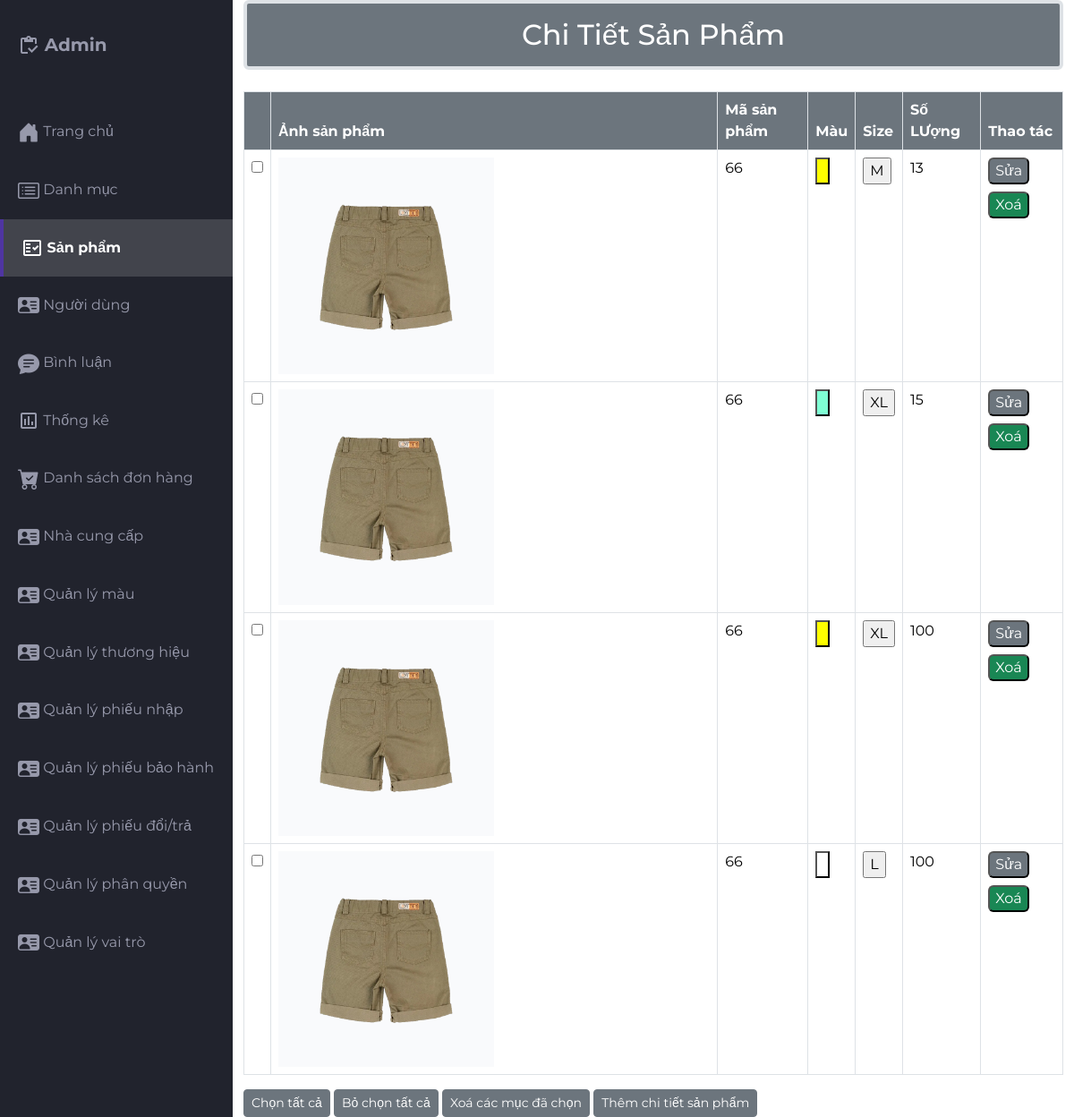
Page /src/Admin/indexadmin.php?act=chitietadmin&pro_id=66 (signed in) on the committed database.
### tables this page shows
CREATE TABLE `pro_chitiet` (
  `ctiet_pro_id` int(10) NOT NULL COMMENT 'Id chi tiết sản phẩm',
  `pro_id` int(10) NOT NULL COMMENT 'ID sản phẩm',
  `color_id` int(10) NOT NULL COMMENT 'ID màu',
  `size_id` int(10) NOT NULL COMMENT 'ID size',
  `soluong` int(10) NOT NULL COMMENT 'Số Lượng'
);

CREATE TABLE `products` (
  `pro_id` int(10) NOT NULL,
  `pro_name` varchar(255) NOT NULL,
  `pro_img` varchar(255) NOT NULL,
  `pro_price` float NOT NULL,
  `pro_desc` text NOT NULL,
  `pro_brand` varchar(55) NOT NULL,
  `pro_stock` int(11) NOT NULL,
  `cate_id` int(10) NOT NULL,
  `ncc_id` int(10) NOT NULL DEFAULT 1 COMMENT 'ID nhà cung cấp',
  `trangthai` int(1) NOT NULL,
  `pro_viewer` int(11) NOT NULL
);

CREATE TABLE `size` (
  `size_id` int(10) NOT NULL COMMENT 'ID size',
  `size_name` varchar(50) NOT NULL COMMENT 'Tên size'
);

### src/app/model/connectdb.php (called while the page is built, shortened)
<?php
function get_connect()
{
    try {
        $conn = new PDO("mysql:host=localhost;dbname=da1;charset=utf8", "root", "");
        $conn->setAttribute(PDO::ATTR_ERRMODE, PDO::ERRMODE_EXCEPTION);
        return $conn;
    } catch (Exception $e) {
        echo 'Kết nối thất bại: ' . $e->getMessage();
        return null;
    }
}
function pdo_queryall($sql)
{
    $thamso = array_slice(func_get_args(), 1);
    $conn = get_connect();
    try {
        $exe = $conn->prepare($sql);
        $exe->execute($thamso);
        return $exe->fetchAll(PDO::FETCH_ASSOC);
    } catch (Exception $e) {
        echo 'Thao tác thất bại: ' . $e->getMessage();
    } finally {
        unset($conn);
    }
}
function pdo_query_one($sql)
{
    $thamso = array_slice(func_get_args(), 1);
    $conn = get_connect();
    try {
        $exe = $conn->prepare($sql);
        $exe->execute($thamso);
        return $exe->fetch(PDO::FETCH_ASSOC);
    } catch (Exception $e) {
        echo 'Thao tác thất bại: ' . $e->getMessage();
    } finally {
        unset($conn);
    }
}

### src/app/model/product.php (called while the page is built, shortened)
<?php
function queryonepro($id)
{
    $sql = "select * from products where pro_id = $id";
    $result = pdo_query_one($sql);
    return $result;
}
function chitietadmin($id)
{
    $sql = "select * from pro_chitiet where pro_id = $id";
    $result = pdo_queryall($sql);
    return $result;
}

### src/app/model/color.php (called while the page is built, shortened)
<?php
    function query_onecolor($id){
        $sql = "select * from color where color_id = $id";
        $result = pdo_query_one($sql);
        return $result;
    }
?>

### src/app/model/size.php (called while the page is built, shortened)
<?php
    function query_onesize($id){
        $sql = "select * from size where size_id = $id";
        $result = pdo_query_one($sql);
        return $result;
    }
?>

### src/Admin/sanpham/chitietproadmin.php (the view)
<div class="container">
  <h2 class="border border-4 mb-4 text-bg-secondary p-3 text-center rounded">Chi Tiết Sản Phẩm</h2>
  <div class="table-responsive">
    <table class="table table-bordered">
      <thead>
        <tr>
          <Th class="text-bg-secondary"></Th>
          <th class="text-bg-secondary">Ảnh sản phẩm</th>
          <th class="text-bg-secondary">Mã sản phẩm</th>
          <th class="text-bg-secondary">Màu</th>
          <Th class="text-bg-secondary">Size</Th>
          <Th class="text-bg-secondary">Số LƯợng</Th>
          <Th class="text-bg-secondary">Thao tác</Th>
        </tr>
      </thead>
      <?php
        if(isset($_GET['pro_id'])){
            $pro_id = $_GET['pro_id'];
             $pro_chitiet = chitietadmin($pro_id);
             foreach ($pro_chitiet as $pro){
                extract($pro);
                $products =  queryonepro($pro_id);
                $color = query_onecolor($color_id);
                $size = query_onesize($size_id);
      ?>
      <tbody>
        <tr>
          <td><input type="checkbox" name="checkbox" id=""></td>
          <td><img src="./sanpham/img/<?php echo $products['pro_img']?>" class="w-50 mg-thumbnail h-50" alt=""></td>
          <td><?php echo $pro_id?></td>
          <td> <input type="button" style="background-color: <?= $color['color_ma']?>;"  class=""> </td>
          <td><div class=""><input type="button" class=""   value="<?php echo $size['size_name']?>"></td>
          <td><?php echo $soluong?></td>
          <td>
            <a href="indexadmin.php?act=suaprochitiet&prochitiet_idsua=<?php echo $ctiet_pro_id?>&pro_id=<?=$pro_id?>" class="mb-2"><input class="mb-2  text-bg-secondary rounded" type="button" name="" value="Sửa" id=""></a>
            <a href="indexadmin.php?act=delprochitiet&prochitiet_idxoa=<?php echo $ctiet_pro_id?>&pro_id=<?=$pro_id?>"><input type="button" name="" class="mb-2 text-bg-success rounded" value="Xoá" id=""></a>
          </td>
        </tr>
      </tbody>
      <?php
             }
            }
      ?>
    </table>
  </div>
  <div class="">
    <button type="button" class="btn btn-secondary btn-sm ">Chọn tất cả</button>
    <button type="button" class="btn btn-secondary btn-sm">Bỏ chọn tất cả</button>
    <button type="button" class="btn btn-secondary btn-sm">Xoá các mục đã chọn</button>
    <a href="indexadmin.php?act=thempro_chitiet&prochitietid=<?=$pro_id?>">
      <button type="button" class="btn btn-secondary btn-sm">Thêm chi tiết sản phẩm</button>
    </a>
  </div>
</div>

### src/Admin/css/styles.css (style rules this page uses)
body { margin: 0; padding: 0; box-sizing: border-box; background-color: #e6e8ed; color: #666666; font-family: "Montserrat", sans-serif; }

### rows in the picture
pro_chitiet: pro.pro_img (picture), pro "66", size.size_name "M", soluong "13"
pro_chitiet: pro.pro_img (picture), pro "66", size.size_name "XL", soluong "15"
pro_chitiet: pro.pro_img (picture), pro "66", size.size_name "XL", soluong "100"
pro_chitiet: pro.pro_img (picture), pro "66", size.size_name "L", soluong "100"
